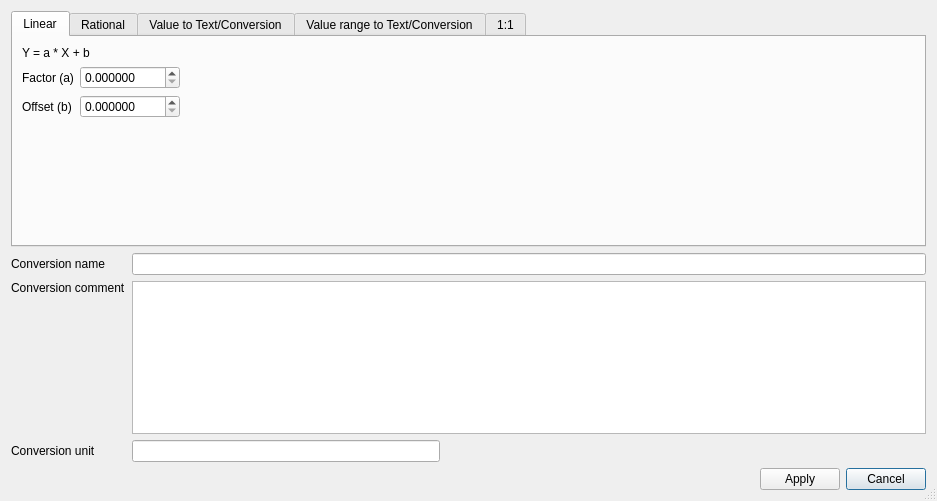
<?xml version="1.0" encoding="UTF-8"?>
<ui version="4.0">
 <class>ConversionDialog</class>
 <widget class="QDialog" name="ConversionDialog">
  <property name="geometry">
   <rect>
    <x>0</x>
    <y>0</y>
    <width>937</width>
    <height>501</height>
   </rect>
  </property>
  <property name="maximumSize">
   <size>
    <width>16777215</width>
    <height>16777215</height>
   </size>
  </property>
  <property name="windowTitle">
   <string>Define new channel</string>
  </property>
  <property name="windowIcon">
   <iconset resource="resource.qrc">
    <normaloff>:/plus.png</normaloff>:/plus.png</iconset>
  </property>
  <property name="sizeGripEnabled">
   <bool>true</bool>
  </property>
  <layout class="QGridLayout" name="gridLayout" rowstretch="1,0,0,0,0,0" columnstretch="0,0,0,0,0">
   <item row="4" column="0">
    <widget class="QLabel" name="label_6">
     <property name="text">
      <string>Conversion unit</string>
     </property>
    </widget>
   </item>
   <item row="4" column="1">
    <widget class="QLineEdit" name="unit">
     <property name="placeholderText">
      <string/>
     </property>
    </widget>
   </item>
   <item row="5" column="2">
    <spacer name="horizontalSpacer_4">
     <property name="orientation">
      <enum>Qt::Horizontal</enum>
     </property>
     <property name="sizeHint" stdset="0">
      <size>
       <width>40</width>
       <height>20</height>
      </size>
     </property>
    </spacer>
   </item>
   <item row="3" column="0">
    <widget class="QLabel" name="label_8">
     <property name="text">
      <string>Conversion comment</string>
     </property>
     <property name="alignment">
      <set>Qt::AlignLeading|Qt::AlignLeft|Qt::AlignTop</set>
     </property>
    </widget>
   </item>
   <item row="1" column="0">
    <widget class="QLabel" name="label_7">
     <property name="text">
      <string>Conversion name</string>
     </property>
    </widget>
   </item>
   <item row="5" column="1">
    <spacer name="horizontalSpacer_3">
     <property name="orientation">
      <enum>Qt::Horizontal</enum>
     </property>
     <property name="sizeHint" stdset="0">
      <size>
       <width>40</width>
       <height>20</height>
      </size>
     </property>
    </spacer>
   </item>
   <item row="5" column="4">
    <widget class="QPushButton" name="cancel_btn">
     <property name="text">
      <string>Cancel</string>
     </property>
    </widget>
   </item>
   <item row="3" column="1" colspan="4">
    <widget class="QPlainTextEdit" name="comment"/>
   </item>
   <item row="5" column="3">
    <widget class="QPushButton" name="apply_btn">
     <property name="text">
      <string>Apply</string>
     </property>
    </widget>
   </item>
   <item row="1" column="1" colspan="4">
    <widget class="QLineEdit" name="name">
     <property name="inputMask">
      <string/>
     </property>
     <property name="text">
      <string/>
     </property>
     <property name="placeholderText">
      <string/>
     </property>
    </widget>
   </item>
   <item row="0" column="0" colspan="5">
    <widget class="QTabWidget" name="tabs">
     <property name="currentIndex">
      <number>0</number>
     </property>
     <widget class="QWidget" name="tab">
      <attribute name="title">
       <string>Linear</string>
      </attribute>
      <layout class="QGridLayout" name="gridLayout_5" columnstretch="0,0,0">
       <item row="2" column="0">
        <widget class="QLabel" name="label_10">
         <property name="text">
          <string>Offset (b)</string>
         </property>
        </widget>
       </item>
       <item row="2" column="1">
        <widget class="QDoubleSpinBox" name="b">
         <property name="decimals">
          <number>6</number>
         </property>
        </widget>
       </item>
       <item row="0" column="0" colspan="2">
        <widget class="QLabel" name="label_11">
         <property name="text">
          <string>Y = a * X + b</string>
         </property>
        </widget>
       </item>
       <item row="1" column="0">
        <widget class="QLabel" name="label_9">
         <property name="text">
          <string>Factor (a)</string>
         </property>
        </widget>
       </item>
       <item row="1" column="2">
        <spacer name="horizontalSpacer">
         <property name="orientation">
          <enum>Qt::Horizontal</enum>
         </property>
         <property name="sizeHint" stdset="0">
          <size>
           <width>40</width>
           <height>20</height>
          </size>
         </property>
        </spacer>
       </item>
       <item row="1" column="1">
        <widget class="QDoubleSpinBox" name="a">
         <property name="minimumSize">
          <size>
           <width>100</width>
           <height>0</height>
          </size>
         </property>
         <property name="decimals">
          <number>6</number>
         </property>
        </widget>
       </item>
       <item row="3" column="0">
        <spacer name="verticalSpacer">
         <property name="orientation">
          <enum>Qt::Vertical</enum>
         </property>
         <property name="sizeHint" stdset="0">
          <size>
           <width>20</width>
           <height>40</height>
          </size>
         </property>
        </spacer>
       </item>
      </layout>
     </widget>
     <widget class="QWidget" name="tab_2">
      <attribute name="title">
       <string>Rational</string>
      </attribute>
      <layout class="QGridLayout" name="gridLayout_6" columnstretch="0,0,0">
       <item row="1" column="0">
        <widget class="QLabel" name="label_3">
         <property name="text">
          <string>P1</string>
         </property>
        </widget>
       </item>
       <item row="7" column="0">
        <spacer name="verticalSpacer_2">
         <property name="orientation">
          <enum>Qt::Vertical</enum>
         </property>
         <property name="sizeHint" stdset="0">
          <size>
           <width>20</width>
           <height>40</height>
          </size>
         </property>
        </spacer>
       </item>
       <item row="3" column="1">
        <widget class="QDoubleSpinBox" name="p3">
         <property name="decimals">
          <number>6</number>
         </property>
        </widget>
       </item>
       <item row="1" column="1">
        <widget class="QDoubleSpinBox" name="p1">
         <property name="minimumSize">
          <size>
           <width>100</width>
           <height>0</height>
          </size>
         </property>
         <property name="decimals">
          <number>6</number>
         </property>
        </widget>
       </item>
       <item row="2" column="1">
        <widget class="QDoubleSpinBox" name="p2">
         <property name="decimals">
          <number>6</number>
         </property>
        </widget>
       </item>
       <item row="2" column="0">
        <widget class="QLabel" name="label_4">
         <property name="text">
          <string>P2</string>
         </property>
        </widget>
       </item>
       <item row="6" column="0">
        <widget class="QLabel" name="label_15">
         <property name="text">
          <string>P6</string>
         </property>
        </widget>
       </item>
       <item row="4" column="0">
        <widget class="QLabel" name="label_13">
         <property name="text">
          <string>P4</string>
         </property>
        </widget>
       </item>
       <item row="6" column="1">
        <widget class="QDoubleSpinBox" name="p6">
         <property name="decimals">
          <number>6</number>
         </property>
        </widget>
       </item>
       <item row="5" column="1">
        <widget class="QDoubleSpinBox" name="p5">
         <property name="decimals">
          <number>6</number>
         </property>
        </widget>
       </item>
       <item row="3" column="0">
        <widget class="QLabel" name="label_5">
         <property name="text">
          <string>P3</string>
         </property>
        </widget>
       </item>
       <item row="4" column="1">
        <widget class="QDoubleSpinBox" name="p4">
         <property name="decimals">
          <number>6</number>
         </property>
        </widget>
       </item>
       <item row="5" column="0">
        <widget class="QLabel" name="label_14">
         <property name="text">
          <string>P5</string>
         </property>
        </widget>
       </item>
       <item row="1" column="2">
        <spacer name="horizontalSpacer_2">
         <property name="orientation">
          <enum>Qt::Horizontal</enum>
         </property>
         <property name="sizeHint" stdset="0">
          <size>
           <width>40</width>
           <height>20</height>
          </size>
         </property>
        </spacer>
       </item>
       <item row="0" column="0" colspan="3">
        <widget class="QLabel" name="label_2">
         <property name="text">
          <string>Y = (P1 * X^2 + P2 * X +P3) / (P4 * X^2 + P5 * X + P6)</string>
         </property>
        </widget>
       </item>
      </layout>
     </widget>
     <widget class="QWidget" name="tab_3">
      <attribute name="title">
       <string>Value to Text/Conversion</string>
      </attribute>
      <layout class="QGridLayout" name="gridLayout_2" columnstretch="0,0,0,0,0">
       <item row="1" column="0" rowspan="4" colspan="4">
        <widget class="MinimalListWidget" name="vtt_list"/>
       </item>
       <item row="5" column="2">
        <widget class="QStackedWidget" name="vtt_mode">
         <property name="currentIndex">
          <number>0</number>
         </property>
         <widget class="QWidget" name="page">
          <layout class="QHBoxLayout" name="horizontalLayout">
           <item>
            <widget class="QLineEdit" name="vtt_default"/>
           </item>
          </layout>
         </widget>
         <widget class="QWidget" name="page_2">
          <layout class="QHBoxLayout" name="horizontalLayout_2">
           <item>
            <widget class="QPushButton" name="vtt_default_btn">
             <property name="text">
              <string>Default conversion</string>
             </property>
            </widget>
           </item>
          </layout>
         </widget>
        </widget>
       </item>
       <item row="2" column="4">
        <spacer name="verticalSpacer_3">
         <property name="orientation">
          <enum>Qt::Vertical</enum>
         </property>
         <property name="sizeHint" stdset="0">
          <size>
           <width>20</width>
           <height>40</height>
          </size>
         </property>
        </spacer>
       </item>
       <item row="1" column="4">
        <widget class="QPushButton" name="insert_btn">
         <property name="text">
          <string>Insert</string>
         </property>
        </widget>
       </item>
       <item row="5" column="0">
        <widget class="QLabel" name="label_16">
         <property name="text">
          <string>Default</string>
         </property>
        </widget>
       </item>
       <item row="0" column="0" colspan="4">
        <widget class="QLabel" name="label">
         <property name="text">
          <string>X -&gt; Y (str/float) </string>
         </property>
        </widget>
       </item>
       <item row="4" column="4">
        <widget class="QPushButton" name="reset_btn">
         <property name="text">
          <string>Reset</string>
         </property>
        </widget>
       </item>
       <item row="5" column="1">
        <widget class="QComboBox" name="vtt_default_mode">
         <item>
          <property name="text">
           <string>Text</string>
          </property>
         </item>
         <item>
          <property name="text">
           <string>Conversion</string>
          </property>
         </item>
        </widget>
       </item>
      </layout>
     </widget>
     <widget class="QWidget" name="tab_4">
      <attribute name="title">
       <string>Value range to Text/Conversion</string>
      </attribute>
      <layout class="QGridLayout" name="gridLayout_3">
       <item row="1" column="0" rowspan="3" colspan="4">
        <widget class="MinimalListWidget" name="vrtt_list"/>
       </item>
       <item row="0" column="0" colspan="4">
        <widget class="QLabel" name="label_12">
         <property name="text">
          <string>[ .. X .. )  -&gt; Y (str/float) </string>
         </property>
        </widget>
       </item>
       <item row="4" column="2">
        <widget class="QStackedWidget" name="vrtt_mode">
         <property name="currentIndex">
          <number>0</number>
         </property>
         <widget class="QWidget" name="page_3">
          <layout class="QHBoxLayout" name="horizontalLayout_3">
           <item>
            <widget class="QLineEdit" name="vrtt_default"/>
           </item>
          </layout>
         </widget>
         <widget class="QWidget" name="page_4">
          <layout class="QHBoxLayout" name="horizontalLayout_4">
           <item>
            <widget class="QPushButton" name="vrtt_default_btn">
             <property name="text">
              <string>Default conversion</string>
             </property>
            </widget>
           </item>
          </layout>
         </widget>
        </widget>
       </item>
       <item row="1" column="4">
        <widget class="QPushButton" name="insert_vrtt_btn">
         <property name="text">
          <string>Insert</string>
         </property>
        </widget>
       </item>
       <item row="2" column="4">
        <spacer name="verticalSpacer_4">
         <property name="orientation">
          <enum>Qt::Vertical</enum>
         </property>
         <property name="sizeHint" stdset="0">
          <size>
           <width>20</width>
           <height>78</height>
          </size>
         </property>
        </spacer>
       </item>
       <item row="3" column="4">
        <widget class="QPushButton" name="reset_vrtt_btn">
         <property name="text">
          <string>Reset</string>
         </property>
        </widget>
       </item>
       <item row="4" column="0">
        <widget class="QLabel" name="label_17">
         <property name="text">
          <string>Default</string>
         </property>
        </widget>
       </item>
       <item row="4" column="1">
        <widget class="QComboBox" name="vrtt_default_mode">
         <item>
          <property name="text">
           <string>Text</string>
          </property>
         </item>
         <item>
          <property name="text">
           <string>Conversion</string>
          </property>
         </item>
        </widget>
       </item>
      </layout>
     </widget>
     <widget class="QWidget" name="tab_5">
      <attribute name="title">
       <string>1:1</string>
      </attribute>
      <layout class="QVBoxLayout" name="verticalLayout">
       <item>
        <widget class="QLabel" name="label_18">
         <property name="text">
          <string>X -&gt; X</string>
         </property>
        </widget>
       </item>
       <item>
        <spacer name="verticalSpacer_5">
         <property name="orientation">
          <enum>Qt::Vertical</enum>
         </property>
         <property name="sizeHint" stdset="0">
          <size>
           <width>20</width>
           <height>166</height>
          </size>
         </property>
        </spacer>
       </item>
      </layout>
     </widget>
    </widget>
   </item>
  </layout>
 </widget>
 <customwidgets>
  <customwidget>
   <class>MinimalListWidget</class>
   <extends>QListWidget</extends>
   <header>asammdf/gui/widgets/list.h</header>
  </customwidget>
 </customwidgets>
 <tabstops>
  <tabstop>tabs</tabstop>
  <tabstop>name</tabstop>
  <tabstop>comment</tabstop>
  <tabstop>unit</tabstop>
  <tabstop>cancel_btn</tabstop>
  <tabstop>apply_btn</tabstop>
  <tabstop>a</tabstop>
  <tabstop>b</tabstop>
  <tabstop>p1</tabstop>
  <tabstop>p2</tabstop>
  <tabstop>p3</tabstop>
  <tabstop>p4</tabstop>
  <tabstop>p5</tabstop>
  <tabstop>p6</tabstop>
  <tabstop>vtt_list</tabstop>
  <tabstop>insert_btn</tabstop>
  <tabstop>reset_btn</tabstop>
  <tabstop>vrtt_list</tabstop>
  <tabstop>insert_vrtt_btn</tabstop>
  <tabstop>reset_vrtt_btn</tabstop>
 </tabstops>
 <resources>
  <include location="resource.qrc"/>
 </resources>
 <connections/>
</ui>
